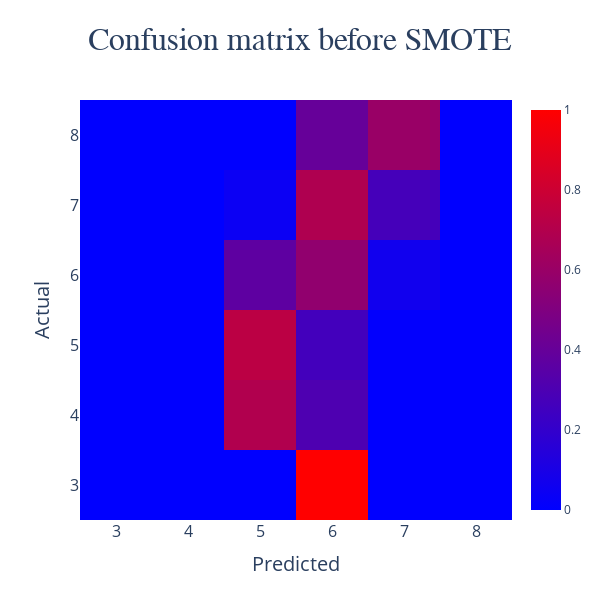

Notebook cell for this chart:
### Code cell
import plotly.graph_objects as go

labels = list(range(3, 9))

fig = go.Figure(
    data = go.Heatmap(
        z = cm_norm,
        x = labels,
        y = labels,
        zmin = 0,
        zmax = 1,
        colorscale = [
            [0, 'blue'],
            [1, 'red']
        ],
        text = cm_norm.values.round(2)
    ),
    layout = go.Layout(
        title = {
            'text': 'Confusion matrix before SMOTE',
            'font': {'size': 32, 'family': "Gulliver"},
            'x': 0.5
        },
        yaxis_title = {
            'font': {'size': 20},
            'text': 'Actual'
        },
        xaxis_title = {
            'font': {'size': 20},
            'text': 'Predicted'
        },
        width = 600,
        height = 600
    )
)

fig.update_xaxes(tickfont=dict(size = 16))
fig.update_yaxes(tickfont=dict(size = 16))

fig.show()

### Figure 1 — Plotly figure (JSON) as saved in the notebook; plotly's stock layout.template omitted (floating-point values rounded to 4 significant figures)
{"data": [{"colorscale": [[0, "blue"], [1, "red"]], "text": [[0, 0, 0, 1, 0, 0], [0, 0, 0.69, 0.31, 0, 0], [0, 0, 0.73, 0.26, 0.01, 0], [0, 0, 0.37, 0.57, 0.07, 0], [0, 0, 0.04, 0.69, 0.27, 0], [0, 0, 0, 0.4, 0.6, 0]], "type": "heatmap", "x": [3, 4, 5, 6, 7, 8], "y": [3, 4, 5, 6, 7, 8], "z": [[0, 0, 0, 1, 0, 0], [0, 0, 0.6923, 0.3077, 0, 0], [0, 0, 0.7317, 0.2622, 0.006098, 0], [0, 0, 0.3669, 0.568, 0.06509, 0], [0, 0, 0.04167, 0.6875, 0.2708, 0], [0, 0, 0, 0.4, 0.6, 0]], "zmax": 1, "zmin": 0}], "layout": {"height": 600, "title": {"font": {"family": "Gulliver", "size": 32}, "text": "Confusion matrix before SMOTE", "x": 0.5}, "width": 600, "xaxis": {"tickfont": {"size": 16}, "title": {"font": {"size": 20}, "text": "Predicted"}}, "yaxis": {"tickfont": {"size": 16}, "title": {"font": {"size": 20}, "text": "Actual"}}}}
